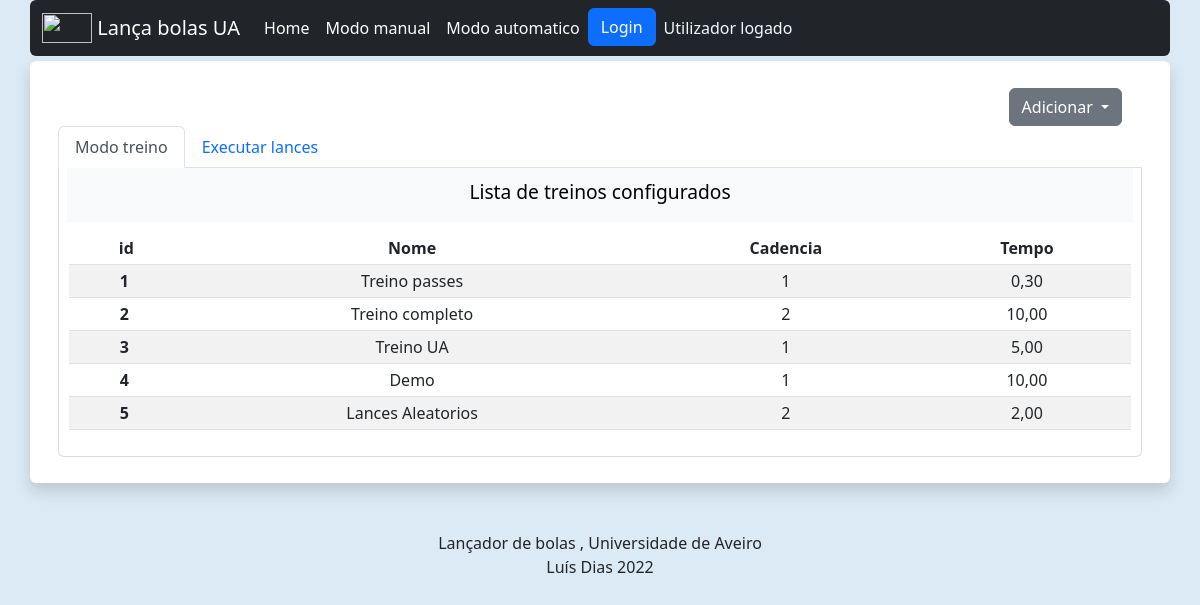
The app's page /modoauto (signed in) with its own data.
### appBolas/models.py (models this page shows, shortened)
class treino(models.Model):
    nomeTreino=models.CharField('Nome do Treino',max_length=20)
    lances = models.ManyToManyField(lance)
    Qt_bolas_lance=models.IntegerField("Bolas lançadas por lance", default=5)            # Bolas lançadas por cada lance
    maxBolasTreino=models.IntegerField("Maximo de bolas por treino", default=200)        # Maximo de bolas por cada treino
    class cadencia(models.IntegerChoices):
            Baixa = 4
            Media = 3
            Alta = 2
            Elevada = 1
    cadenciaTreino = models.IntegerField("Cadencia do treino",choices=cadencia.choices, default=1)
    dataCriacao = models.DateTimeField("Data",default=datetime.now, editable=False)
    tempoTreino=models.DecimalField("Tempo de treino em minutos", default=5, max_digits=5, decimal_places=2)
    class Seqlances(models.IntegerChoices):
            ALEATORIA = 1
            SEQUENCIAL = 2
    SequenciaLances = models.IntegerField("Sequencia de lances",choices=Seqlances.choices, default=1)
    '''
        ALEATORIA = 'AL'
    SEQUENCIAL = 'SQ'
    ALEATORIA_SEQUENCIAL = [
        (ALEATORIA, 'Aleatória'),
        (SEQUENCIAL, 'Sequencial'),
    ]
    SequenciaLances = models.CharField('Sequencia de lances',
        max_length=2,
        choices=ALEATORIA_SEQUENCIAL,
        default=ALEATORIA,
    )
    '''

### appBolas/views.py (the view)
# urls.py: path("modoauto", views.modoauto, name="modoauto"),                          # Quando vem um pedido de 'modoauto' browser retorna a funcao modoauto     NÃO UTILIZADO!!!!
@csrf_exempt
def modoauto(request):
    is_ajax = request.headers.get('X-Requested-With') == 'XMLHttpRequest'
    if is_ajax:                                                                 # Se o metodo for ajax, então a resposta é em JSON
        if request.method=="GET":                                                # Se GET então
            todos = list(treino.objects.all().values())                             # Recebe os valores da base de dados
            return JsonResponse({'context': todos}, status=200)                     # Envia os valores por JSON, e retorna 200(ok)
        if request.method=="POST":                                              # Se o methodo for POST então
            dataFromPost=json.load(request)                                         # recebe os valores de POST
            if "idlance" in dataFromPost:                                       # idlance, é só para lances
                dbLance = LanceDB.objects.get(id=dataFromPost["idlance"])
                print("Lance " + str(dataFromPost["idlance"]))
                respostaJson={
                    'nomeLance': dbLance.nomeLance,
                    'anguloX': dbLance.anguloX,
                    'anguloY': dbLance.anguloY,
                    'anguloInclinacao': dbLance.anguloInclinacao,
                    'velocidadeRoloEsq': dbLance.velocidadeRoloEsq,
                    'velocidadeRoloDir': dbLance.velocidadeRoloDir,
                }
                return JsonResponse(respostaJson, status=200)
            if "id" in dataFromPost:                                                        # se houver um pedido com id na mensagem então
                dbTreino = treino.objects.get(id=dataFromPost["id"])                           #  vou ao models buscar toda a informacao do treino
                serialized_q = serializers.serialize('json', dbTreino.lances.all())            #  e serializo para poder enviar por ajax para o front
                lancesJson={}                                                                  #  cria um Dicionario para guardar os lances iterados
                i=0                                                                            #  declara um indice auxiliar
                lances = dbTreino.lances.all()                                                 #  recebe os lances dentro de uma estrutura
                lancesJson = {'lance' + str(i): lance.nomeLance for i, lance in enumerate(dbTreino.lances.all())}
                print(lancesJson)
                respostaJson={
                    'statusID': dbTreino.id,
                    'lances' : lancesJson,
                    'tituloTreino': dbTreino.nomeTreino,
                    'dataCriacao' : dbTreino.dataCriacao,
                    'cadenciaTreino'   : dbTreino.cadenciaTreino,
                    'sequenciaLances'  : dbTreino.SequenciaLances,
                }
                return JsonResponse(respostaJson, status=200)
            if "tipoRequisicao" in dataFromPost:
                if(dataFromPost["tipoRequisicao"]=="START"):            # Inicia o treino e envia o ID
                    if "id_treino" in dataFromPost:
                        print("START TREINO")
                        engineLancador.start((dataFromPost["id_treino"]), tipo="treino")
                    if "id_lance" in dataFromPost:
                        dictLance= { "cadencia": dataFromPost["cadencia_lance"],
                                      "qtBolas": dataFromPost["qtBolas"]  }
                        engineLancador.start((dataFromPost["id_lance"]), tipo="lance", dataLance=dictLance  )
                        print("START LANCE")
                        pass
                    respostaJson={'status': "ok",}
                elif(dataFromPost["tipoRequisicao"]=="STOP"):           # Pará o treino e envia o ID de paragem
                    if "id_treino" in dataFromPost:
                        engineLancador.stop(tipo="treino")
                    if "id_lance" in dataFromPost:
                        engineLancador.stop(tipo="lance")
                        pass
                    respostaJson={'status': "ok",}
                elif(dataFromPost["tipoRequisicao"]=="RESUME"):
                    if "id_treino" in dataFromPost:
                        engineLancador.resume(tipo="treino")
                    if "id_lance" in dataFromPost:
                        engineLancador.resume(tipo="lance")
                        print("RESUME LANCE")
                        pass
                    respostaJson={'status': "run",}
                elif(dataFromPost["tipoRequisicao"]=="PAUSE"):
                    if "id_treino" in dataFromPost:
                        engineLancador.pause(tipo="treino")
                    if "id_lance" in dataFromPost:
                        engineLancador.pause(tipo="lance")
                        print("PAUSE LANCE")
                        pass
                    respostaJson={'status': "pause",}
                    pass
                elif((dataFromPost["tipoRequisicao"]=="GET_INFO")):                             #  se a requisição for para infor do treino
                    respostaJson={                                                              #  responde com
                    'timeLeft': engineLancador.get_timeleft(tipo="treino"),                #  tempo restante do treino
                    'get_percentleft' : engineLancador.get_percentleft(tipo="treino"),     #  percentagem que falta para acabar o treino
                    'get_Aexecutar' : engineLancador.get_Aexecutar(),              #  Qual o lance que está a ser executado
                    'isStoped'    : engineLancador.isStoped(tipo="treino")
                    }
                elif((dataFromPost["tipoRequisicao"]=="GET_INFO_LANCE")):
                    if(engineLancador.threadLance.runing==False):
                        engineLancador.threadLance.stop()
                    respostaJson={
                    'qtBolasLeft': engineLancador.get_bolasLancadasLeft(tipo="lance"),
                    'get_percent' : engineLancador.get_percentleft(tipo="lance"),
                    'isStoped'    : engineLancador.isStoped(tipo="lance")
                    }
                else:                                                                           # Caso nenhuma opção seja válida
                    return JsonResponse({'status': 'Invalid request'}, status=400)              # responde com Invalid request
                return JsonResponse(respostaJson, status=200)
        return JsonResponse({'status': 'Invalid request'}, status=400)
    else:                                       # else não é AJAX, e devolve a página.
        if str(request.user) == 'AnonymousUser':                                # Se o usuario não estiver logado
            msgQuemEstaLogado='Utilizador não logado'                            # Constroi uma mensagem que indica se está logado ou não
        else:
            msgQuemEstaLogado= 'Utilizador logado'
        dbTreinos= treino.objects.all()
        dblances = LanceDB.objects.all()
        context={
            "treinos": dbTreinos,
            "lances":dblances,
            'logado': msgQuemEstaLogado,
            'showLogedIcons': request.user.is_authenticated,                    # Retorna um valor boleano para mostrar ou não o menu de settings
        }
        return render(request, 'modoauto.html', context)

### appBolas/templates/modoauto.html (shortened to what this page needs)
{% extends 'base.html' %}
{% load static %}
{% block css %}
    <link rel="stylesheet" type="text/css" href="{% static 'css/bootstrap.css' %}">
    <link rel="stylesheet" type="text/css" href="{% static 'css/style.css' %}">
    <link rel="stylesheet" href="{% static 'images/icons/bootstrap-icons.css' %} ">
    <link rel="stylesheet" type="text/css" href="{% static 'css/jquery.dataTables.min.css' %}">
{% endblock css%}
{% block body %}
<div class="col-lg-12 align-items-center" id="ColunaContainer" style="margin-top: 1%;">
  <div class="dropdown" style="text-align: right; padding-right: 20px;">
      <button class="btn btn-secondary dropdown-toggle" type="button" id="dropdownAdicionar"
          data-bs-toggle="dropdown" aria-expanded="false">
          Adicionar
      </button>
  </div>
  <nav>
      <div class="nav nav-tabs" id="nav-tab" role="tablist">
          <button class="nav-link active" id="nav-home-tab" data-bs-toggle="tab"
              data-bs-target="#nav-treino" type="button" role="tab" aria-controls="nav-home"
              aria-selected="true">Modo treino</button>
          <button class="nav-link" id="nav-profile-tab" data-bs-toggle="tab" data-bs-target="#nav-lances"
              type="button" role="tab" aria-controls="nav-profile" aria-selected="false">Executar lances
          </button>
      </div>
  </nav>
  <div class="tab-content" id="div-NaveBody">
      <div class="tab-pane fade show active" id="nav-treino" role="tabpanel"
          aria-labelledby="nav-home-tab">
          <div class="bg-light" id="tituloListas_treinos">
            Lista de treinos configurados
          </div>
          <div class="table-responsive" style="margin: 10px;">
            <table class=" table table-sm table-striped" id="id_table" data-url={% url 'modoauto' %}>
              <thead>
                <tr>
                  <th scope="col" class="text-center">&nbsp; id</th>
                  <th scope="col" class="text-center">Nome</th>
                  <th scope="col" class="text-center">Cadencia</th>
                  <th scope="col" class="text-center">Tempo</th>
                </tr>
              </thead>
              <tbody id="tableTreinoBody">
                {% for treino in treinos %}
                <tr data-id="{{treino.id}}">
                  <th scope="row">&nbsp;{{treino.id}}</th>
                  <td>{{treino.nomeTreino}}</td>
                  <td>{{treino.cadenciaTreino}}</td>
                  <td>{{treino.tempoTreino}}</td>
                </tr>
                {% endfor %}
              </tbody>
            </table>
          </div>
</div>
{% endblock body %}
{% block nav-lances %}
</div>
{% endblock nav-lances %}

### appBolas/static/css/style.css (style rules this page uses)
body { background-color: rgb(220, 234, 245); }
#ColunaContainer { position: relative; }
#nav-treino, #nav-lances { border-width: 1px; border-style: solid; border-top: 0px; border-color: gainsboro; border-bottom-left-radius: 6px; border-bottom-right-radius: 6px; }
#tituloListas_lances,#tituloListas_treinos { margin:8px; margin-top: 0px; padding: 15px; padding-top: 10px; font-style: normal; font-size: larger; text-align: center; color: black; }

### records on screen
treino: id "1", nomeTreino "Treino passes", cadenciaTreino "1", tempoTreino "0,30"
treino: id "2", nomeTreino "Treino completo", cadenciaTreino "2", tempoTreino "10,00"
treino: id "3", nomeTreino "Treino UA", cadenciaTreino "1", tempoTreino "5,00"
treino: id "4", nomeTreino "Demo", cadenciaTreino "1", tempoTreino "10,00"
treino: id "5", nomeTreino "Lances Aleatorios", cadenciaTreino "2", tempoTreino "2,00"

### other values on screen
{{ logado }} "Utilizador logado"
